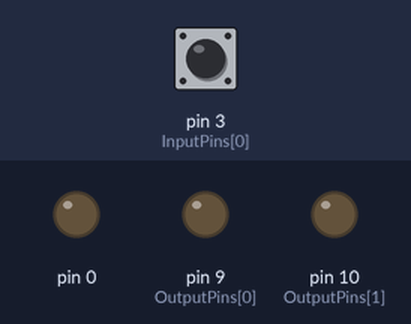
The program below on a simulated Arduino Uno, built with avr-gcc and run on an emulated ATmega328P. Shown: output pins drawn as LEDs (lit = HIGH). Inputs (shaded band) come from the test bench; at power-on: pin 3 (InputPins[0]) LOW.

Above: at 1.2 s.
1.3 s: pin 3 (InputPins[0]) driven HIGH
At 2.4 s:
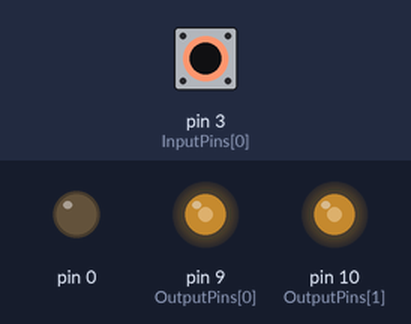
2.8 s: pin 3 (InputPins[0]) driven LOW
At 4.0 s:
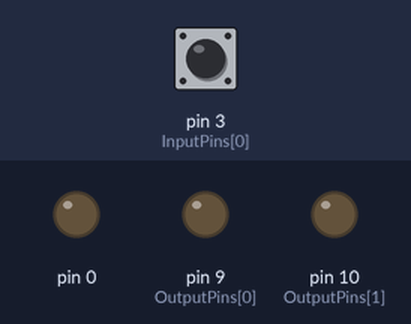
4.3 s: pin 3 (InputPins[0]) pulsed HIGH 2 times (0.12 s each, 0.3 s apart)
At 4.69 s:
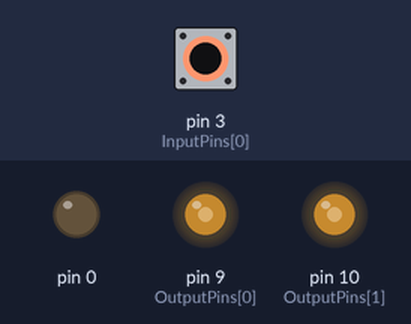
Timing chart, 0 to 7.3 s (numbered marks = the images above; inputs shaded):
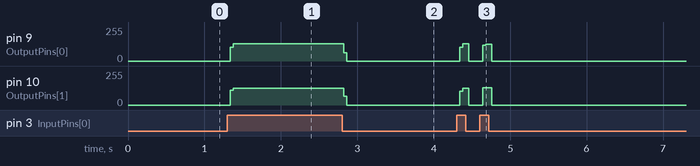

The program:

main.cpp
```cpp
#include <Arduino.h>


#define INTERVAL_OUTPUT1 5000              //These set the pulse interval of the outputs, 5000us=5ms=200hz
#define INTERVAL_OUTPUT2 5000

unsigned long time_1 = 0;                 //Pulse the first output on startup
unsigned long time_2 = time_1 + 2000;     //This is the delay for the second output from when the first output has activated
unsigned int On1Time = 2496;              //This is the width of the output pulses
unsigned int On2Time = 2496;              //Because the nano is 8mhz the micros() value increments in multiples of 8, so everything has to be a multiple of 8

int OutputPins[] = {9,10};
int InputPins[] = {3,4,5,6};


void setup() {
for (unsigned int i = 0; (i <= sizeof(InputPins)); i++){                          //Cycle through the array of input pins and set them to INPUT_PULLUP
  pinMode(InputPins[i], INPUT_PULLUP);
  digitalWrite(InputPins[i], LOW);}

for (unsigned int i = 0; (i <= sizeof(OutputPins)); i++){                         //Cycle through the array of output pins and set them to OUTPUT, write them low at the same time
  pinMode(OutputPins[i], OUTPUT);
  digitalWrite(OutputPins[i],LOW);}
}


void loop() {
   if(digitalRead(InputPins[0])==HIGH){

                                                                                  //micros() counts up from initial powerup
    if(micros() >= time_1 + INTERVAL_OUTPUT1){                                    //Check if current micros() is greater or equal to the first time target
        time_1 +=INTERVAL_OUTPUT1;                                                //Add the interval to the target time
        digitalWrite(OutputPins[0],HIGH);                                         //Turn on Digital Out 1
    }

    if (digitalRead(OutputPins[0]) == HIGH){                                      //If the first output is on
      if(micros() >= time_1 + On1Time){digitalWrite(OutputPins[0], LOW);}         //Check if its been turned on for the desired amount of time, if it has, turn it off
    }

                                                                                  //Repeat for output 2
    if(micros() >= time_2 + INTERVAL_OUTPUT2){
        time_2 +=INTERVAL_OUTPUT2;
        digitalWrite(OutputPins[1], HIGH);
    }
    if(digitalRead(OutputPins[1]) == HIGH){
      if(micros() >= time_2 + On2Time){digitalWrite(OutputPins[1], LOW);}
    }
   }


}
```

Measured:
- after the input at 1.3 s, pin 9 (OutputPins[0]): 0/255 → 128/255 at once; pin 10 (OutputPins[1]): 0/255 → 127/255 at once
- after the input at 2.8 s, pin 9 (OutputPins[0]): 128/255 → 0/255 at once; pin 10 (OutputPins[1]): 127/255 → 0/255 at once
- after the input at 4.3 s, pin 9 (OutputPins[0]): 0/255 → 128/255 at once, → 0/255 0.12 s later, → 127/255 0.18 s later, → 0/255 0.12 s later; pin 10 (OutputPins[1]): 0/255 → 127/255 at once, → 0/255 0.12 s later, → 130/255 0.18 s later, → 0/255 0.12 s later
